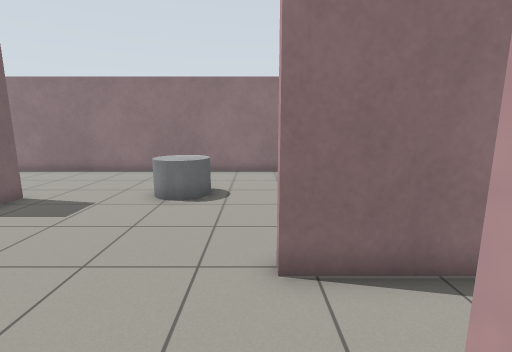
View 1 (above)

16 first-person views from a walk through a world built for the Gazebo simulator. The camera is 1.2 m above the floor, tilts 10° down and sees 85° across. The floor is counted in squares, 0.5 m on a side. Each view is taken from the middle of a square. On the plan, view 1 faces up. The plan holds only what a view shows up to about 18 squares ahead; the rest is blank. Robots are left out.

View 2
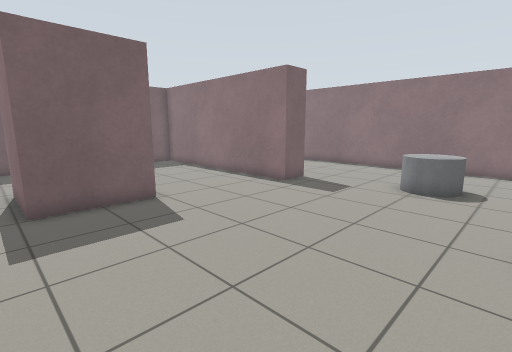

View 3
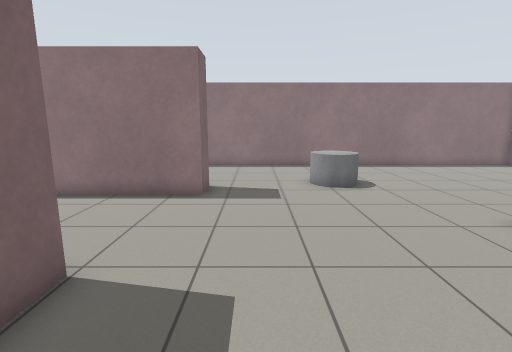

View 4
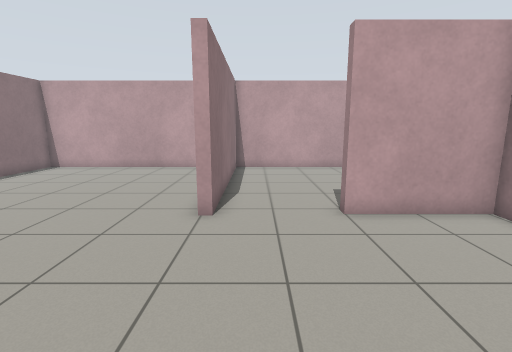

View 5
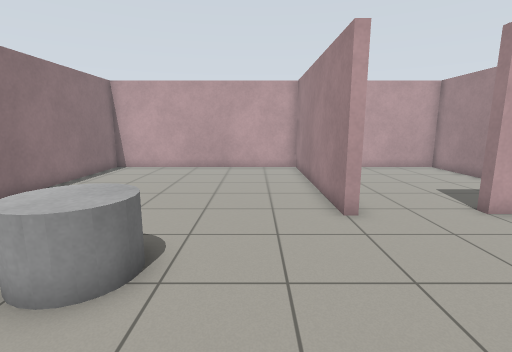

View 6
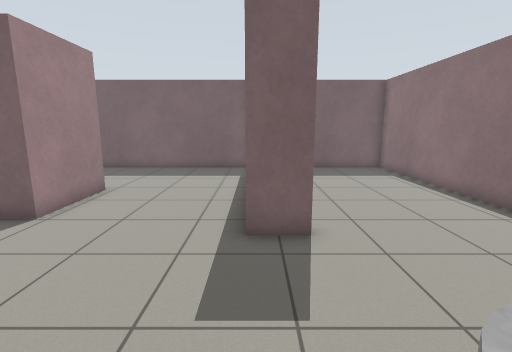

View 7
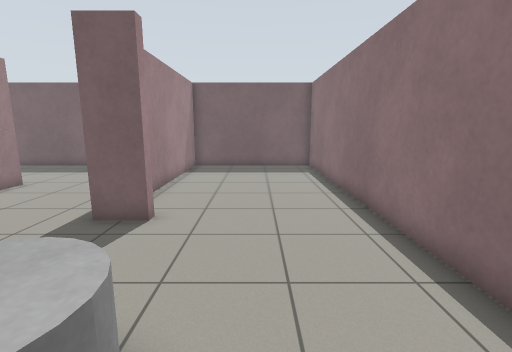

View 8
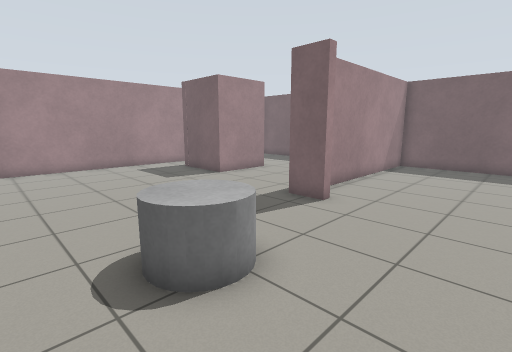

View 9
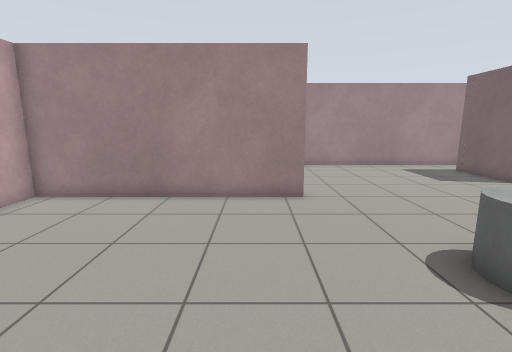

View 10
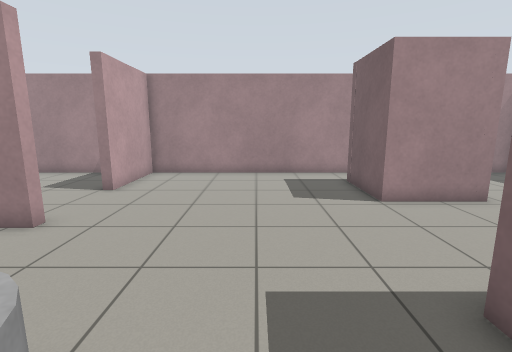

View 11
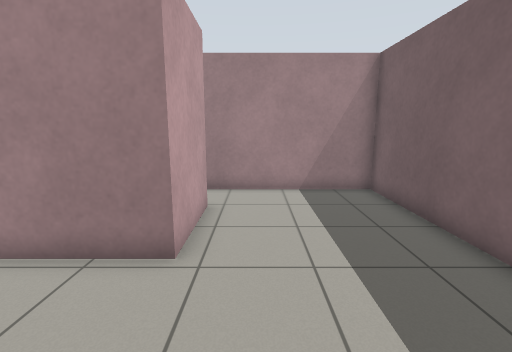

View 12
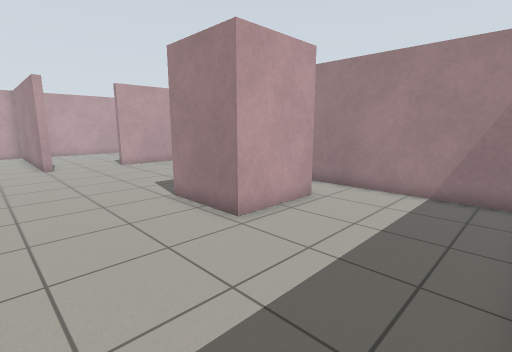

View 13
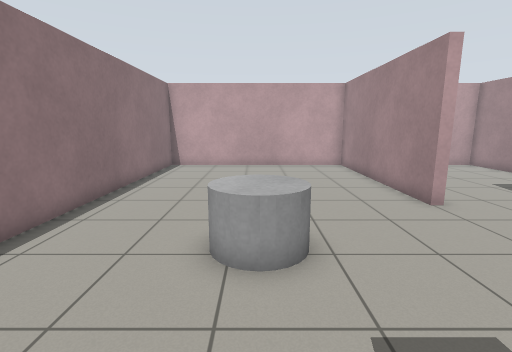

View 14
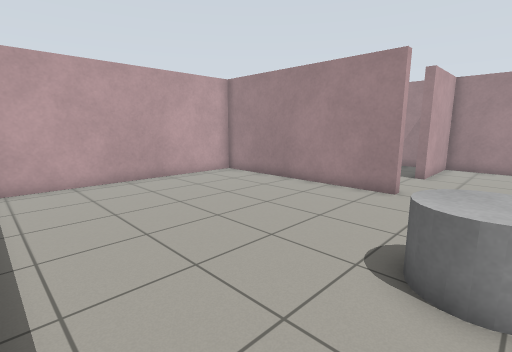

View 15
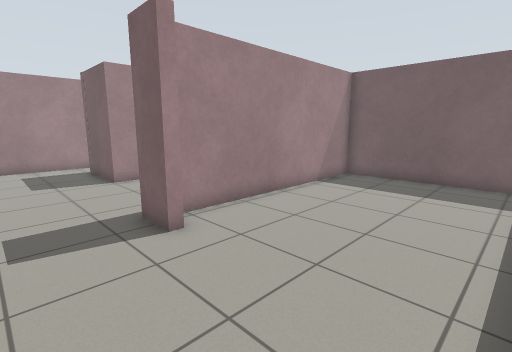

View 16
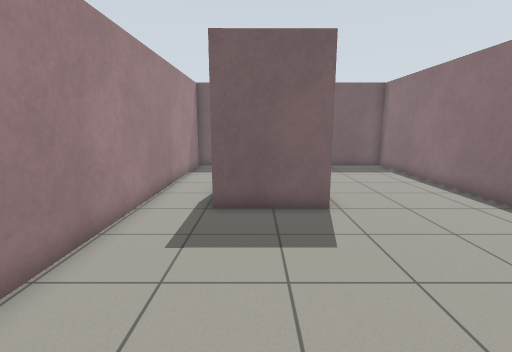

### Floor plan
Points are (right, up) in squares from view 1. A wall is a line through its corners. A room is listed if a view was taken in it or the views show most of it. See-through windows are left out.
Room 1 (views 1, 2, 3, 4, 5, 6, 7, 8, 9, 10, 11, 12, 13, 14, 15, 16)
walls: (-8.4, 9.2) (-7.9, 9.2) (-7.9, 7.8) (-18.4, 7.8) (-18.4, -3.6) (0.5, -3.6) (0.5, 0.5); (-9.1, 2.2) (-9.1, -1.3) (-12.5, -1.3) (-12.5, 2.2) (-9.1, 2.2); (0.5, 4.2) (0.5, 4.6) (9.7, 4.6) (9.7, 15.4) (-18.4, 15.4) (-18.4, 8.2) (-8.9, 8.2)
ways out: opening at (1, 2) to room 2
objects: grey cylinder (-3, 9) to (-2, 11)
Room 2 (no view inside)
walls: (0.5, 0.5) (0.9, 0.5); (1.9, -3.6) (9.7, -3.6) (9.7, 4.2) (0.5, 4.2)
ways out: opening at (1, 2) to room 1

Positions as (right, up) in squares from view 1, and headings:
1: (0, 0), facing up
2: (0, -2), facing up-left
3: (-6, -2), facing up
4: (-7, 3), facing right
5: (-7, 7), facing right
6: (-2, 8), facing left
7: (-1, 12), facing left
8: (0, 14), facing down-left
9: (2, 14), facing down
10: (-5, 11), facing down
11: (-14, 7), facing down
12: (-18, 7), facing down-right
13: (-8, 10), facing right
14: (-3, 15), facing down-right
15: (-5, 15), facing down-left
16: (-1, 0), facing left
